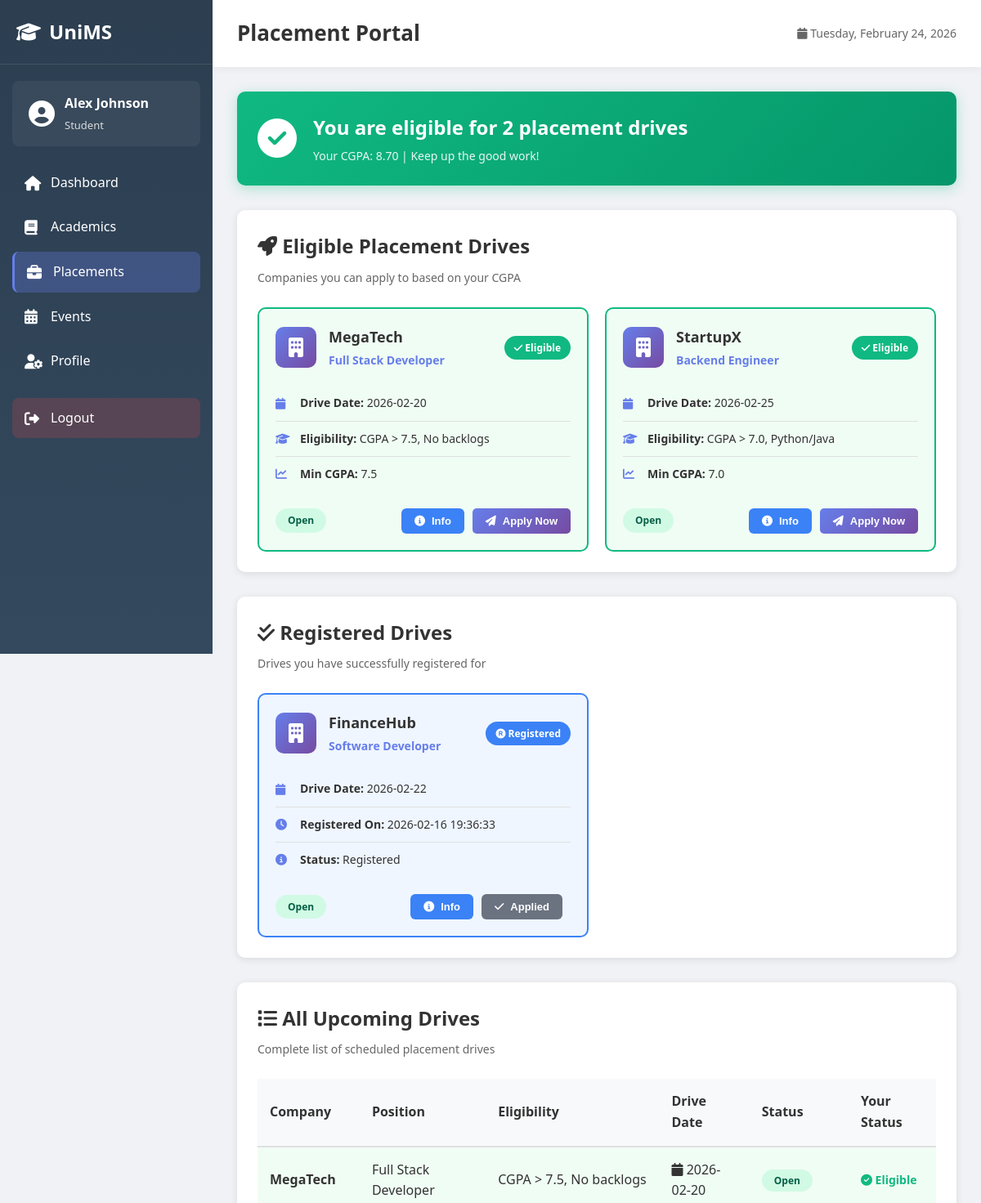
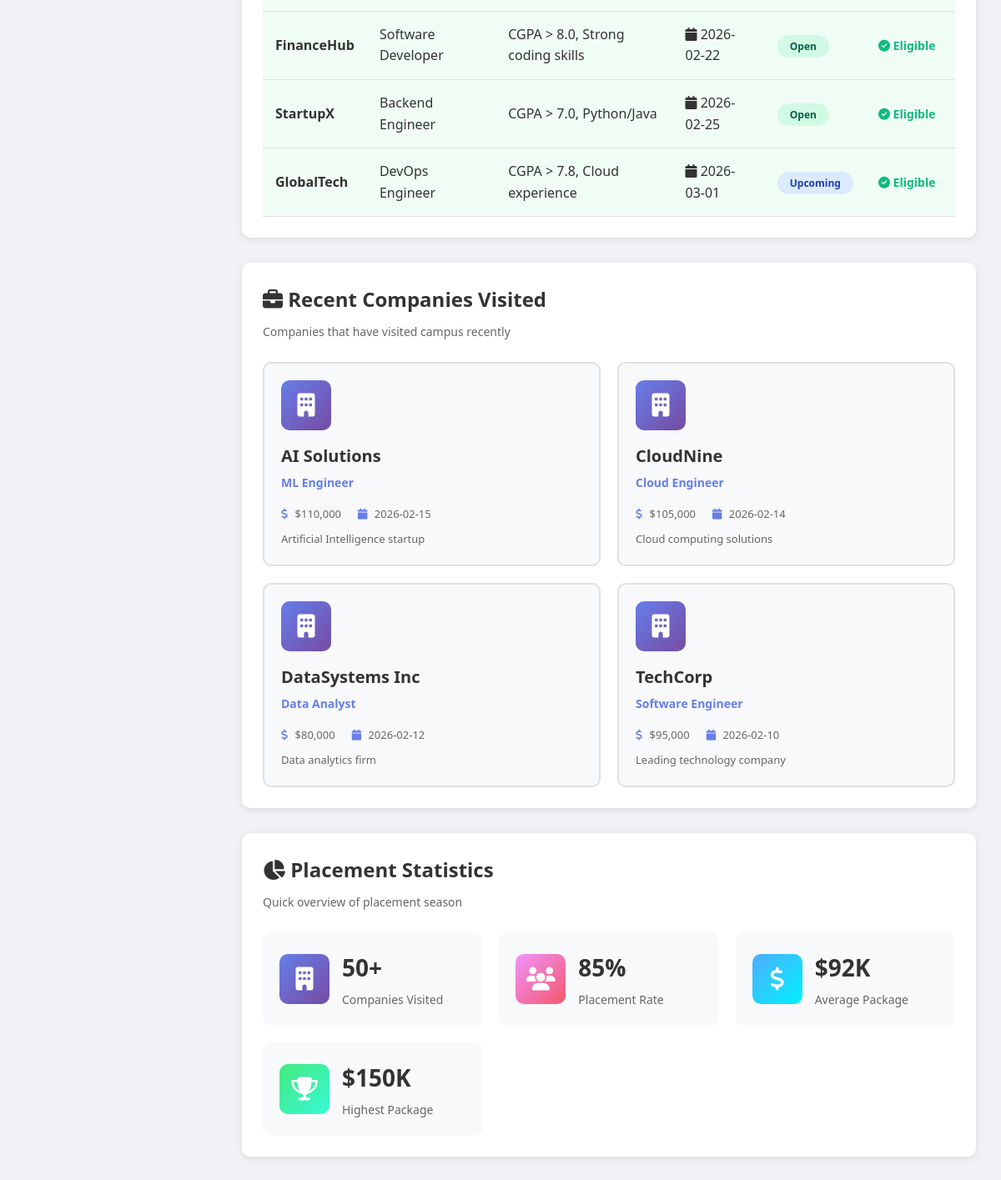
/placements (signed in), run on the app's committed database (2 pictures, top to bottom).
### tables this page shows
CREATE TABLE students (
            id INTEGER PRIMARY KEY AUTOINCREMENT,
            user_id INTEGER,
            student_id TEXT UNIQUE NOT NULL,
            program TEXT NOT NULL,
            semester INTEGER NOT NULL,
            cgpa REAL DEFAULT 0.0,
            FOREIGN KEY (user_id) REFERENCES users(id)
        );

CREATE TABLE placement_drives (
            id INTEGER PRIMARY KEY AUTOINCREMENT,
            company_name TEXT NOT NULL,
            position TEXT NOT NULL,
            eligibility_criteria TEXT NOT NULL,
            drive_date DATE NOT NULL,
            status TEXT DEFAULT 'Open',
            min_cgpa REAL DEFAULT 0.0
        , description TEXT);

CREATE TABLE drive_registrations (
            id INTEGER PRIMARY KEY AUTOINCREMENT,
            student_id INTEGER,
            drive_id INTEGER,
            registration_date TIMESTAMP DEFAULT CURRENT_TIMESTAMP,
            status TEXT DEFAULT 'Registered',
            FOREIGN KEY (student_id) REFERENCES students(id),
            FOREIGN KEY (drive_id) REFERENCES placement_drives(id),
            UNIQUE(student_id, drive_id)
        );

CREATE TABLE companies (
            id INTEGER PRIMARY KEY AUTOINCREMENT,
            company_name TEXT NOT NULL,
            visit_date DATE NOT NULL,
            position TEXT NOT NULL,
            package TEXT NOT NULL,
            description TEXT
        );

### app.py (the view)
@app.route('/placements')
@login_required
@student_required
def placements():
    conn = get_db_connection()
    student = conn.execute('''
        SELECT s.* FROM students s
        WHERE s.user_id = ?
    ''', (session['user_id'],)).fetchone()
    companies = conn.execute('''
        SELECT * FROM companies
        ORDER BY visit_date DESC
        LIMIT 10
    ''').fetchall()
    registered_drives = conn.execute('''
        SELECT pd.*, dr.registration_date, dr.status as reg_status
        FROM placement_drives pd
        JOIN drive_registrations dr ON pd.id = dr.drive_id
        WHERE dr.student_id = ?
        ORDER BY pd.drive_date ASC
    ''', (student['id'],)).fetchall()
    eligible_drives = conn.execute('''
        SELECT * FROM placement_drives
        WHERE min_cgpa <= ?
        AND status = 'Open'
        AND id NOT IN (SELECT drive_id FROM drive_registrations WHERE student_id = ?)
        ORDER BY drive_date ASC
    ''', (student['cgpa'], student['id'])).fetchall()
    all_drives = conn.execute('''
        SELECT * FROM placement_drives
        WHERE status IN ('Open', 'Upcoming')
        ORDER BY drive_date ASC
    ''').fetchall()
    conn.close()
    return render_template('placements.html',
                         student=student,
                         companies=companies,
                         eligible_drives=eligible_drives,
                         registered_drives=registered_drives,
                         all_drives=all_drives)

### app.py (called while the page is built)
def get_db_connection():
    conn = sqlite3.connect(DATABASE)
    conn.row_factory = sqlite3.Row  # This allows us to access columns by name
    return conn

def login_required(f):
    @wraps(f)
    def decorated_function(*args, **kwargs):
        if 'user_id' not in session:
            flash('Please log in to access this page.', 'warning')
            return redirect(url_for('login'))
        return f(*args, **kwargs)
    return decorated_function

def student_required(f):
    @wraps(f)
    def decorated_function(*args, **kwargs):
        if 'user_type' not in session or session['user_type'] != 'student':
            flash('This page is only accessible to students.', 'danger')
            return redirect(url_for('dashboard'))
        return f(*args, **kwargs)
    return decorated_function

### templates/placements.html (shortened to what this page needs)
{% extends "base.html" %}
{% block page_title %}Placement Portal{% endblock %}
{% block content %}
<div class="placements-page">
    <div class="eligibility-banner">
        <div class="banner-content">
            <i class="fas fa-check-circle"></i>
            <div>
                <h3>You are eligible for {{ eligible_drives|length }} placement drives</h3>
                <p>Your CGPA: {{ "%.2f"|format(student.cgpa or 0.0) }} | Keep up the good work!</p>
            </div>
        </div>
    </div>
    <div class="section">
        <div class="section-header">
            <h2><i class="fas fa-rocket"></i> Eligible Placement Drives</h2>
            <p>Companies you can apply to based on your CGPA</p>
        </div>
        {% if eligible_drives %}
        <div class="drives-grid">
            {% for drive in eligible_drives %}
            <div class="drive-card eligible">
                <div class="drive-header">
                    <div class="company-logo">
                        <i class="fas fa-building"></i>
                    </div>
                    <div class="company-info">
                        <h3>{{ drive.company_name }}</h3>
                        <p class="position">{{ drive.position }}</p>
                    </div>
                    <span class="eligible-badge">
                        <i class="fas fa-check"></i> Eligible
                    </span>
                </div>
                <div class="drive-details">
                    <div class="detail-row">
                        <i class="fas fa-calendar"></i>
                        <span><strong>Drive Date:</strong> {{ drive.drive_date }}</span>
                    </div>
                    <div class="detail-row">
                        <i class="fas fa-graduation-cap"></i>
                        <span><strong>Eligibility:</strong> {{ drive.eligibility_criteria }}</span>
                    </div>
                    <div class="detail-row">
                        <i class="fas fa-chart-line"></i>
                        <span><strong>Min CGPA:</strong> {{ drive.min_cgpa }}</span>
                    </div>
                </div>
                <div class="drive-footer">
                    <span class="status-badge status-{{ drive.status|lower }}">{{ drive.status }}</span>
                    <div class="action-buttons">
                        <button class="btn btn-info btn-sm" data-id="{{ drive.id }}"
                            data-company="{{ drive.company_name|e }}" data-position="{{ drive.position|e }}"
                            data-description="{{ drive.description|default('', true)|e }}"
                            onclick="openApplyModal(this, true, false)">
                            <i class="fas fa-info-circle"></i> Info
                        </button>
                        <button class="btn btn-primary btn-sm" data-id="{{ drive.id }}"
                            data-company="{{ drive.company_name|e }}" data-position="{{ drive.position|e }}"
                            data-description="{{ drive.description|default('', true)|e }}"
                            onclick="openApplyModal(this, false, true)">
                            <i class="fas fa-paper-plane"></i> Apply Now
                        </button>
                    </div>
                </div>
            </div>
            {% endfor %}
        </div>
        {% else %}
        <div class="empty-state">
            <i class="fas fa-search"></i>
            <h3>No eligible drives at the moment</h3>
            <p>Check back later for new opportunities</p>
        </div>
        {% endif %}
    </div>
    {% if registered_drives %}
    <div class="section">
        <div class="section-header">
            <h2><i class="fas fa-check-double"></i> Registered Drives</h2>
            <p>Drives you have successfully registered for</p>
        </div>
        <div class="drives-grid">
            {% for drive in registered_drives %}
            <div class="drive-card registered">
                <div class="drive-header">
                    <div class="company-logo">
                        <i class="fas fa-building"></i>
                    </div>
                    <div class="company-info">
                        <h3>{{ drive.company_name }}</h3>
                        <p class="position">{{ drive.position }}</p>
                    </div>
                    <span class="eligible-badge" style="background-color: #3b82f6;">
                        <i class="fas fa-registered"></i> Registered
                    </span>
                </div>
                <div class="drive-details">
                    <div class="detail-row">
                        <i class="fas fa-calendar"></i>
                        <span><strong>Drive Date:</strong> {{ drive.drive_date }}</span>
                    </div>
                    <div class="detail-row">
                        <i class="fas fa-clock"></i>
                        <span><strong>Registered On:</strong> {{ drive.registration_date }}</span>
                    </div>
                    <div class="detail-row">
                        <i class="fas fa-info-circle"></i>
                        <span><strong>Status:</strong> {{ drive.reg_status }}</span>
                    </div>
                </div>
                <div class="drive-footer">
                    <span class="status-badge status-{{ drive.status|lower }}">{{ drive.status }}</span>
                    <div class="action-buttons">
                        <button class="btn btn-info btn-sm" data-id="{{ drive.id }}"
                            data-company="{{ drive.company_name|e }}" data-position="{{ drive.position|e }}"
                            data-description="{{ drive.description|default('', true)|e }}"
                            onclick="openApplyModal(this, true, true)">
                            <i class="fas fa-info-circle"></i> Info
                        </button>
                        <button class="btn btn-secondary btn-sm" disabled>
                            <i class="fas fa-check"></i> Applied
                        </button>
                    </div>
                </div>
            </div>
            {% endfor %}
        </div>
    </div>
    {% endif %}
    <div class="section">
        <div class="section-header">
            <h2><i class="fas fa-list"></i> All Upcoming Drives</h2>
            <p>Complete list of scheduled placement drives</p>
        </div>
        <div class="drives-table-container">
            <table class="drives-table">
                <thead>
                    <tr>
                        <th>Company</th>
                        <th>Position</th>
                        <th>Eligibility</th>
                        <th>Drive Date</th>
                        <th>Status</th>
                        <th>Your Status</th>
                    </tr>
                </thead>
                <tbody>
                    {% for drive in all_drives %}
                    <tr class="{% if drive.min_cgpa <= student.cgpa %}eligible-row{% endif %}">
                        <td>
                            <strong>{{ drive.company_name }}</strong>
                        </td>
                        <td>{{ drive.position }}</td>
                        <td>{{ drive.eligibility_criteria }}</td>
                        <td>
                            <i class="fas fa-calendar"></i>
                            {{ drive.drive_date }}
                        </td>
                        <td>
                            <span class="status-badge status-{{ drive.status|lower }}">
                                {{ drive.status }}
                            </span>
                        </td>
                        <td>
                            {% if drive.min_cgpa <= student.cgpa %} <span class="badge-eligible">
                                <i class="fas fa-check-circle"></i> Eligible
                                </span>
                                {% else %}
                                <span class="badge-not-eligible">
                                    <i class="fas fa-times-circle"></i> Not Eligible
                                </span>
                                {% endif %}
                        </td>
                    </tr>
                    {% endfor %}
                </tbody>
            </table>
        </div>
    </div>
    <div class="section">
        <div class="section-header">
            <h2><i class="fas fa-briefcase"></i> Recent Companies Visited</h2>
            <p>Companies that have visited campus recently</p>
        </div>
        <div class="companies-grid">
            {% for company in companies %}
            <div class="company-card">
                <div class="company-badge">
                    <i class="fas fa-building"></i>
                </div>
                <div class="company-content">
                    <h3>{{ company.company_name }}</h3>
                    <p class="position-title">{{ company.position }}</p>
                    <div class="company-meta">
                        <span class="package">
                            <i class="fas fa-dollar-sign"></i>
                            {{ company.package }}
                        </span>
                        <span class="visit-date">
                            <i class="fas fa-calendar"></i>
                            {{ company.visit_date }}
                        </span>
                    </div>
                    {% if company.description %}
                    <p class="company-desc">{{ company.description }}</p>
                    {% endif %}
                </div>
            </div>
            {% endfor %}
        </div>
    </div>
    <div class="section">
        <div class="section-header">
            <h2><i class="fas fa-chart-pie"></i> Placement Statistics</h2>
            <p>Quick overview of placement season</p>
        </div>
        <div class="stats-grid">
            <div class="stat-card">
                <div class="stat-icon" style="background: linear-gradient(135deg, #667eea 0%, #764ba2 100%);">
                    <i class="fas fa-building"></i>
                </div>
                <div class="stat-info">
                    <h3>50+</h3>
                    <p>Companies Visited</p>
                </div>
            </div>
            <div class="stat-card">
                <div class="stat-icon" style="background: linear-gradient(135deg, #f093fb 0%, #f5576c 100%);">
                    <i class="fas fa-users"></i>
                </div>
                <div class="stat-info">
                    <h3>85%</h3>
                    <p>Placement Rate</p>
                </div>
            </div>
            <div class="stat-card">
                <div class="stat-icon" style="background: linear-gradient(135deg, #4facfe 0%, #00f2fe 100%);">
                    <i class="fas fa-dollar-sign"></i>
                </div>
                <div class="stat-info">
                    <h3>$92K</h3>
                    <p>Average Package</p>
                </div>
            </div>
            <div class="stat-card">
                <div class="stat-icon" style="background: linear-gradient(135deg, #43e97b 0%, #38f9d7 100%);">
                    <i class="fas fa-trophy"></i>
                </div>
                <div class="stat-info">
                    <h3>$150K</h3>
                    <p>Highest Package</p>
                </div>
            </div>
        </div>
    </div>
</div>
{% endblock %}

### static/css/style.css (style rules this page uses)
* { margin: 0; padding: 0; box-sizing: border-box; }
body { font-family: 'Segoe UI', Tahoma, Geneva, Verdana, sans-serif; background: #f0f2f5; color: #333; line-height: 1.6; }
.btn { padding: 10px 20px; border: none; border-radius: 5px; font-size: 14px; font-weight: 600; cursor: pointer; transition: all 0.3s; display: inline-flex; align-items: center; gap: 8px; text-decoration: none; }
.btn-primary { background: linear-gradient(135deg, #667eea 0%, #764ba2 100%); color: white; }
.btn-sm { padding: 8px 16px; font-size: 13px; }

### data on the page
students: cgpa "8.70"
placement_drives: company_name "MegaTech", position "Full Stack Developer", drive_date "2026-02-20", eligibility_criteria "CGPA > 7.5, No backlogs", min_cgpa "7.5", status "Open", shows "Eligible"
placement_drives: company_name "StartupX", position "Backend Engineer", drive_date "2026-02-25", eligibility_criteria "CGPA > 7.0, Python/Java", min_cgpa "7.0", status "Open", shows "Eligible"
drive_registrations: company_name "FinanceHub", position "Software Developer", drive_date "2026-02-22", registration_date "2026-02-16 19:36:33", reg_status "Registered", status "Open"
placement_drives: company_name "FinanceHub", position "Software Developer", eligibility_criteria "CGPA > 8.0, Strong coding skills", drive_date "2026-02-22", status "Open", min_cgpa "Eligible"
placement_drives: company_name "GlobalTech", position "DevOps Engineer", eligibility_criteria "CGPA > 7.8, Cloud experience", drive_date "2026-03-01", status "Upcoming", min_cgpa "Eligible"
companies: company_name "AI Solutions", position "ML Engineer", package "$110,000", visit_date "2026-02-15", description "Artificial Intelligence startup"
companies: company_name "CloudNine", position "Cloud Engineer", package "$105,000", visit_date "2026-02-14", description "Cloud computing solutions"
companies: company_name "DataSystems Inc", position "Data Analyst", package "$80,000", visit_date "2026-02-12", description "Data analytics firm"
companies: company_name "TechCorp", position "Software Engineer", package "$95,000", visit_date "2026-02-10", description "Leading technology company"

### other printed values
{{ session.full_name }} "Alex Johnson"
{{ session.user_type|title }} "Student"
{{ eligible_drives|length }} "2"
